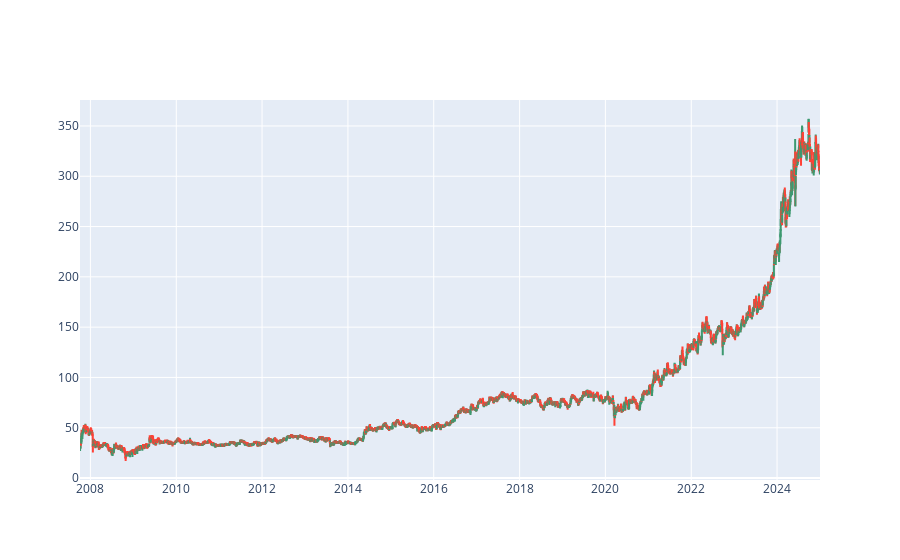

This figure's notebook cell:
### Code cell
fig = go.Figure(data=[go.Candlestick(
    x=df['Date'],
    open=df['Open'],
    high=df['High'],
    low=df['Low'],
    close=df['Close']
)])


fig.update_layout(xaxis_rangeslider_visible=False)
fig.show()

### Figure 1 — Plotly figure (JSON) as saved in the notebook; plotly's stock layout.template omitted (floating-point values rounded to 4 significant figures; data arrays with more than 128 entries replaced by an {"elided": "..."} marker saying what was removed)
{"data": [{"close": {"elided": "4248 float values"}, "high": {"elided": "4248 float values"}, "low": {"elided": "4248 float values"}, "open": {"elided": "4248 float values"}, "type": "candlestick", "x": {"elided": "4248 str values"}}], "layout": {"xaxis": {"rangeslider": {"visible": false}}}}
